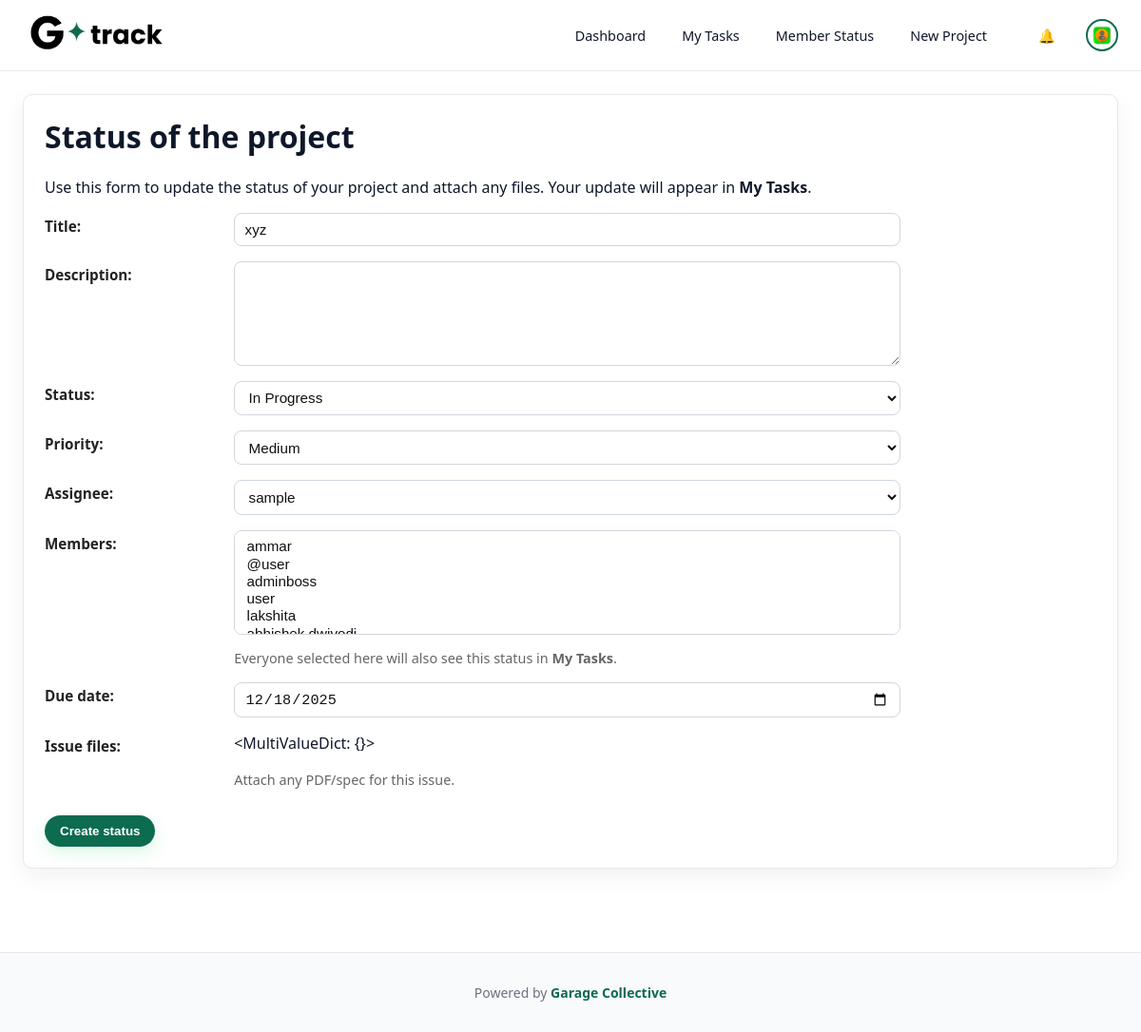
The app's page /issues/30/edit/ (signed in) with its own data.
### board/models.py (models this page shows, shortened)
class Issue(models.Model):
    STATUS_CHOICES = [
        ("TODO", "To Do"),
        ("IN_PROGRESS", "In Progress"),
        ("DONE", "Done"),
    ]
    PRIORITY_CHOICES = [
        ("LOW", "Low"),
        ("MEDIUM", "Medium"),
        ("HIGH", "High"),
        ("CRITICAL", "Critical"),
    ]
    project = models.ForeignKey(Project, related_name="issues", on_delete=models.CASCADE)
    title = models.CharField(max_length=200)
    description = models.TextField(blank=True)
    status = models.CharField(max_length=20, choices=STATUS_CHOICES, default="TODO")
    priority = models.CharField(max_length=20, choices=PRIORITY_CHOICES, default="MEDIUM")
    assignee = models.ForeignKey(User, null=True, blank=True, on_delete=models.SET_NULL)
    members = models.ManyToManyField(
        User,
        related_name="issue_memberships",
        blank=True,
    )
    due_date = models.DateField(null=True, blank=True)
    show_on_board = models.BooleanField(
        default=True,
        help_text="If false the issue is hidden from the project's kanban columns but still visible in My Tasks and issue detail."
    )
    created_at = models.DateTimeField(auto_now_add=True)
    updated_at = models.DateTimeField(auto_now=True)
    class Meta:
        ordering = ["-created_at"]

### board/views.py (the view, shortened to what this page needs)
# urls.py: path("issues/<int:pk>/edit/", IssueUpdateView.as_view(), name="issue_edit"),
class IssueUpdateView(LoginRequiredMixin, UpdateView):
    model = Issue
    form_class = IssueForm
    template_name = "board/issue_form.html"

### board/forms.py
class IssueForm(forms.ModelForm):
    class Meta:
        model = Issue
        fields = [
            "title",
            "description",
            "status",
            "priority",
            "assignee",
            "members",
            "due_date",
        ]
        widgets = {
            "description": forms.Textarea(attrs={"rows": 4}),
            "members": forms.SelectMultiple(attrs={"size": 4}),
            "due_date": forms.DateInput(attrs={"type": "date"}),
        }

### board/context_processors.py (called while the page is built)
def user_issue_counts(request):
    if not request.user.is_authenticated:
        return {}
    today = timezone.localdate()
    overdue = Issue.objects.filter(
        assignee=request.user,
        due_date__lt=today
    ).exclude(status="DONE").count()
    open_issues = Issue.objects.filter(
        assignee=request.user
    ).exclude(status="DONE").count()
    return {
        "nav_overdue_count": overdue,
        "nav_open_issue_count": open_issues,
    }

def notifications_context(request):
    if request.user.is_authenticated:
        count = Notification.objects.filter(
            user=request.user,
            is_read=False
        ).count()
    else:
        count = 0
    return {"unread_notifications_count": count}

### board/templates/board/issue_form.html (shortened to what this page needs)
{% extends "base.html" %}
{% block content %}
{% if user.profile.role != "BOSS" %}
<div class="form-wrapper card">
  <h1>Status of the project</h1>
  <p class="muted-text" style="margin-bottom: 1rem;">
    Use this form to update the status of your project and attach any files.
    Your update will appear in <strong>My Tasks</strong>.
  </p>
  <form method="post" enctype="multipart/form-data" class="issue-form">
    <div class="form-row">
      <label for="id_title">Title:</label>
      {{ form.title }}
    </div>
    <div class="form-row">
      <label for="id_description">Description:</label>
      {{ form.description }}
    </div>
    <div class="form-row">
      <label for="id_status">Status:</label>
      {{ form.status }}
    </div>
    <div class="form-row">
      <label for="id_priority">Priority:</label>
      {{ form.priority }}
    </div>
    <div class="form-row">
      <label for="id_assignee">Assignee:</label>
      {{ form.assignee }}
    </div>
    <div class="form-row">
      <label for="id_members">Members:</label>
      {{ form.members }}
      <small class="help-text">
        Everyone selected here will also see this status in <strong>My Tasks</strong>.
      </small>
    </div>
    <div class="form-row">
      <label for="id_due_date">Due date:</label>
      {{ form.due_date }}
    </div>
    <div class="form-row">
      <label for="id_attachments">Issue files:</label>
      {{ form.files }}
      <small class="help-text">
        Attach any PDF/spec for this issue.
      </small>
    </div>
    <button type="submit" class="btn btn-primary">
      Create status
    </button>
  </form>
</div>
{% else %}
  <p class="empty">You don’t have permission to create project status.</p>
{% endif %}
{% endblock %}

### static/css/style.css (style rules this page uses)
:root { --bg: #ffffff; --bg-elevated: #f8fafc; --card: #ffffff; --card-contrast: #f3f4f6; --accent: #0D6B50; --accent-soft: rgba(22, 163, 74, 0.08); --text: #0f172a; --muted: #6b7280; --danger: #ef4444; --border: #e6e9ee; --shadow: 0 8px 24px rgba(15, 23, 42, 0.06); }
* { box-sizing: border-box; }
body { margin: 0; font-family: system-ui, -apple-system, BlinkMacSystemFont, "Segoe UI", sans-serif; background: linear-gradient(180deg, #ffffff 0%, #f8fafc 100%); color: var(--text); -webkit-font-smoothing: antialiased; -moz-osx-font-smoothing: grayscale; }
.card { background: var(--card); border-radius: 0.75rem; padding: 1.25rem 1.5rem; border: 1px solid var(--border); box-shadow: var(--shadow); color: var(--text); }
.card h1, .card h2 { margin-top: 0; }
.btn-primary { background: var(--accent); color: #ffffff; border: none; padding: 0.5rem 1.1rem; border-radius: 999px; font-weight: 600; cursor: pointer; box-shadow: 0 6px 18px rgba(16, 163, 82, 0.12); }
.card { padding: 20px; background: var(--card); border-radius: 10px; }
.card { margin-bottom: 1.5rem; }
.card form { max-width: 900px; margin: 0; padding: 0; }
.card form input[type="text"], .card form input[type="date"], .card form input[type="file"], .card form select, .card form textarea { width: 100%; padding: 0.48rem 0.65rem; border-radius: 8px; border: 1px solid #d0d7de; background: #fff; color: #111; font-size: 0.95rem; box-shadow: none; transition: border-color .12s ease, box-shadow .12s ease; box-sizing: border-box; }
.card form select[multiple] { min-height: 110px; height: auto; }
.card form textarea { min-height: 110px; resize: vertical; }
.card form .help-text, .card form .form-help, .card form .key-help { color: #666; font-size: 0.90rem; margin-top: 0.25rem; grid-column: 2 / 3; }
.card form .btn-primary { background: linear-gradient(180deg,#0D6B50,#0D6B50); color: white; padding: 0.55rem 1rem; border-radius: 999px; border: none; font-weight: 700; cursor: pointer; box-shadow: 0 6px 18px rgba(34,197,94,0.16); display: inline-block; margin-top: 0.8rem; }
.card { padding: 22px; }
.card form input[type="date"] { padding-right: 0.7rem; }
.form-row { display: grid; grid-template-columns: 180px 1fr; align-items: start; gap: 0.7rem 1.2rem; margin-bottom: 1rem; }
.form-row label { font-weight: 600; color: #222; padding-top: 0.25rem; font-size: 0.95rem; }
.form-row input[type="text"], .form-row input[type="date"], .form-row select, .form-row textarea { width: 100%; padding: 0.5rem 0.7rem; border-radius: 8px; border: 1px solid #d0d7de; background: #fff; color: #111; font-size: 0.96rem; box-sizing: border-box; transition: border-color .12s ease, box-shadow .12s ease; }
.form-row textarea { min-height: 100px; resize: vertical; }
.form-row select[multiple] { min-height: 110px; }
.form-row .help-text { grid-column: 2 / 3; color: #666; font-size: 0.88rem; margin-top: -4px; }
.btn-primary, .btn-submit { background: linear-gradient(180deg, #0D6B50, #0D6B50); padding: 0.55rem 1.2rem; border-radius: 999px; color: #fff; font-weight: 700; border: none; cursor: pointer; box-shadow: 0 8px 26px rgba(34,197,94,0.22); }

### templates/base.html (style rules this page uses)
body { background: #ffffff !important; color: #111 !important; }

### records on screen
Issue: title "xyz", status "In Progress", priority "Medium", assignee "sample", due_date "12/18/2025"
